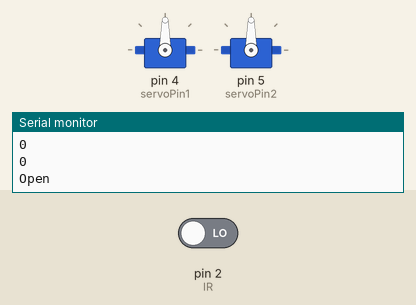
Bench run of a sketch on a simulated Arduino Uno, built with avr-gcc and run on an emulated ATmega328P. Parts: 2 × servo, the last lines printed to the serial monitor. The inputs (shaded band) are chosen by the test bench; at power-on: pin 2 (IR) LOW.

Above: at 2.8 s.
2.9 s: pin 2 (IR) driven HIGH
At 3.7 s:
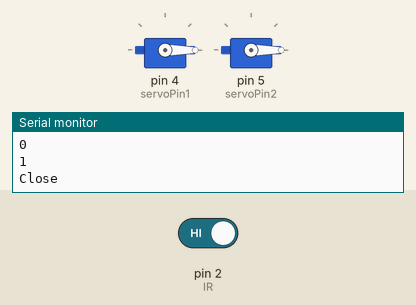
4.5 s: pin 2 (IR) driven LOW
At 5.3 s:
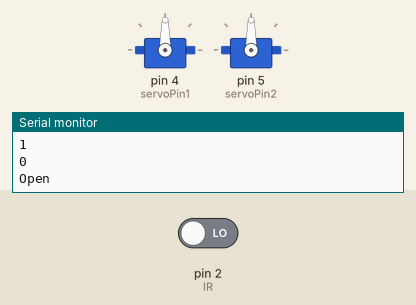
Timing chart, 0 to 7.5 s (numbered marks = the images above; inputs shaded):
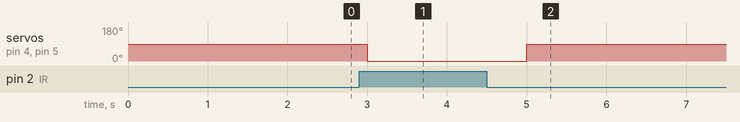

Measured:
- after the input at 2.9 s, servo on pin 4 (servoPin1), servo on pin 5 (servoPin2): 90° → 0° after 0.10 s
- after the input at 4.5 s, servo on pin 4 (servoPin1), servo on pin 5 (servoPin2): 0° → 90° after 0.50 s

The sketch:

P11_Pet_Feeding_System.ino
```cpp
// Automated Pet Feeding System
#include <Servo.h>

int IR=2;
int servoPin1 = 4;
int servoPin2 = 5;
int WaterSensor = A1;

Servo Servo1;
Servo Servo2;

void setup() {
  Serial.begin(9600);
  pinMode(IR,INPUT);
  pinMode(WaterSensor,INPUT);
  Servo1.attach(servoPin1);
  Servo2.attach(servoPin2);
}
void loop() {
  int val=digitalRead(2);
  Serial.println(val);
  if(val<1)
 {
   Servo1.write(90);
   Servo2.write(90);
   Serial.println("Open");
    delay(1000);
  }
  else
  {
    Servo1.write(0);
    Servo2.write(0);
    Serial.println("Close");
    delay(1000);
  }
  Serial.println(val);
}
```
